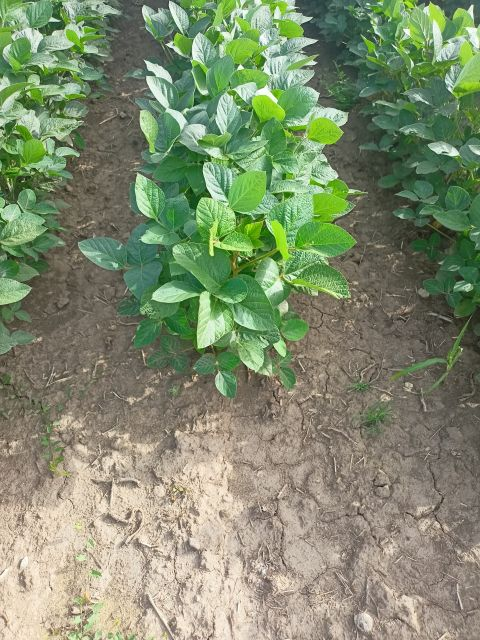
#> input picture Teams/korov_kultura/dataset/train/images/IMG20240622080645.jpg, 480 x 640 px; its folder holds only this picture in this run
$ python 3e_opencv_hsv_finalmask_multiple_colors_label_output.py
#> lines starting #> are read from the running program, lines starting #| are printed output that depends on the picture; after the words box and inside, x2 and y2 are one past the last pixel; in counts of white or black regions, pixels touching at a corner belong together
import cv2
import numpy as np
import os
import glob

image_dir = '/home/stefziv/Documents/ADOS/ADOS_2024_FORK/Teams/smeće_plast_čep/dataset/train/images/'

annotation_dir = '/home/stefziv/Documents/ADOS/ADOS_2024_FORK/Teams/smeće_plast_čep/dataset/train/labels'

os.makedirs(annotation_dir, exist_ok=True)

image_paths = glob.glob(os.path.join(image_dir, '*.*'))

color_ranges = {
    'black': ([0, 0, 0], [180, 255, 45]),
    'white': ([0, 0, 240], [180, 111, 255]),
    'red': ([159, 50, 70], [180, 255, 255]),
    'green': ([36, 50, 70], [89, 255, 255]),
    'blue': ([90, 50, 70], [128, 255, 255]),
    'yellow': ([25, 50, 70], [35, 255, 255]),
    'orange': ([9, 100, 100], [29, 255, 255])
}

# Ovaj deo koda samo za hsv, za robo izbrisati
class_map = {
    'black': 0,
    'white': 1,
    'red': 2,
    'green': 3,
    'blue': 4,
    'yellow': 5,
    'orange': 6
}

def save_yolo_annotation(image_path, boxes, image_width, image_height):
    annotation_file = os.path.splitext(os.path.basename(image_path))[0] + '.txt'
    with open(os.path.join(annotation_dir, annotation_file), 'w') as f:
        for box in boxes:
            class_idx = box[0]
            x_center = ((box[1] + box[3]) / 2.0) / image_width
            y_center = ((box[2] + box[4]) / 2.0) / image_height
            width = (box[3] - box[1]) / image_width
            height = (box[4] - box[2]) / image_height
            f.write(f"{class_idx} {x_center} {y_center} {width} {height}\n")

for image_path in image_paths:

    image = cv2.imread(image_path)
#> image is the input picture: shape (640, 480, 3); mean B, G, R 110.8, 141, 129
    if image is None:
        print(f"Failed to load image {image_path}")
        continue

    image_height, image_width = image.shape[:2]
#> image_height = 640; image_width = 480

    gray_image = cv2.cvtColor(image, cv2.COLOR_BGR2GRAY)
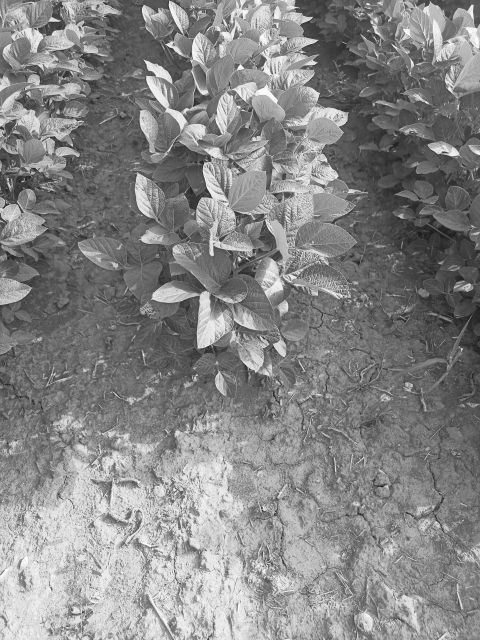
#> gray_image: shape (640, 480); min 16, max 254, mean 133.9
    img_blur = cv2.medianBlur(gray_image, 5)
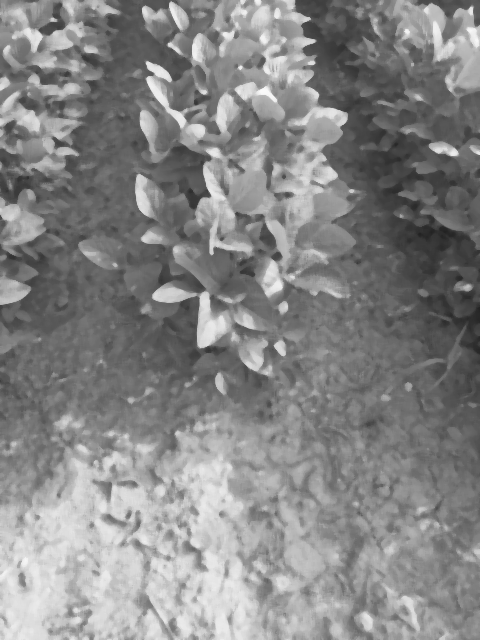
#> img_blur: shape (640, 480); min 34, max 250, mean 133.9
    circles = cv2.HoughCircles(img_blur, cv2.HOUGH_GRADIENT, 1, gray_image.shape[0]/32, param1=210, param2=42, minRadius=10, maxRadius=300)
#> circles = 51 rows, first 8: [122.5, 224.5, 162.8], [100.5, 100.5, 93.8], [350.5, 154.5, 142], [118.5, 138.5, 108.4], [332.5, 177.5, 114.6], [138.5, 187.5, 87.4], [227.5, 80.5, 78.4], [283.5, 212.5, 65.7]

    circle_mask = np.zeros_like(gray_image)

    if circles is not None:
        circles = np.round(circles[0, :]).astype("int")
#> circles = 51 rows, first 8: [122, 224, 163], [100, 100, 94], [350, 154, 142], [118, 138, 108], [332, 178, 115], [138, 188, 87], [228, 80, 78], [284, 212, 66]
        for (x, y, r) in circles:
            cv2.circle(circle_mask, (x, y), r, 255, thickness=-1)
#> this loop made 51 passes
#> (x, y, r) on passes 1 to 12: (122, 224, 163), (100, 100, 94), (350, 154, 142), (118, 138, 108), (332, 178, 115), (138, 188, 87), (228, 80, 78), (284, 212, 66), (90, 152, 92), (116, 200, 108), (166, 176, 100), (144, 108, 94)
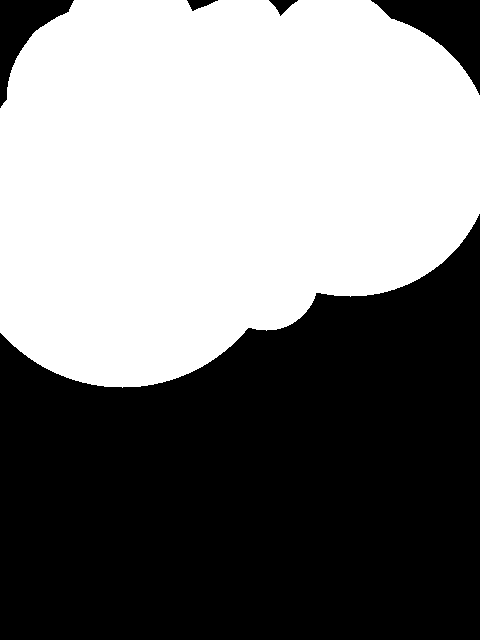
#> circle_mask: shape (640, 480); 49.4% white; 1 white region, box (x1, y1, x2, y2) and area: (0, 0, 480, 388) 151677

    hsv_image = cv2.cvtColor(image, cv2.COLOR_BGR2HSV)
#> hsv_image: shape (640, 480, 3); mean H, S, V 36.2, 68.8, 147

    boxes = []

    for color, (lower, upper) in color_ranges.items():
        lower_bound = np.array(lower, dtype=np.uint8)
        upper_bound = np.array(upper, dtype=np.uint8)
        color_mask = cv2.inRange(hsv_image, lower_bound, upper_bound)
        mask_final = cv2.bitwise_and(color_mask, circle_mask)

        kernel = np.ones((5, 5), np.uint8)
        mask_final = cv2.morphologyEx(mask_final, cv2.MORPH_CLOSE, kernel)
        mask_final = cv2.morphologyEx(mask_final, cv2.MORPH_OPEN, kernel)

        num_labels, labels_im = cv2.connectedComponents(mask_final)

        for i in range(1, num_labels):
            points = np.argwhere(labels_im == i)
            x_min, y_min = points.min(axis=0)
            x_max, y_max = points.max(axis=0)
            boxes.append((class_map[color], x_min, y_min, x_max, y_max))
#> this loop made 7 passes
#> num_labels on passes 1 to 7: 3, 30, 1, 10, 3, 17, 1
#> pass 1, `color_mask = cv2.inRange(hsv_image, lower_bound, upper_bound)`:
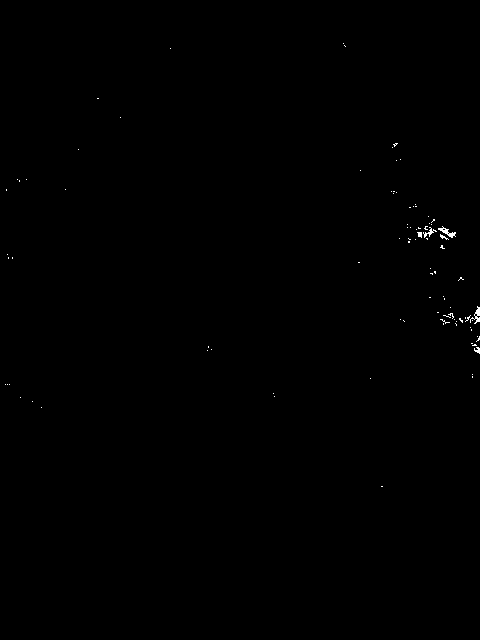
#> color_mask: shape (640, 480); 0.16% white in thin lines or dots, all inside (x1, y1, x2, y2) = (5, 43, 480, 487)
#> pass 1, `mask_final = cv2.bitwise_and(color_mask, circle_mask)`:
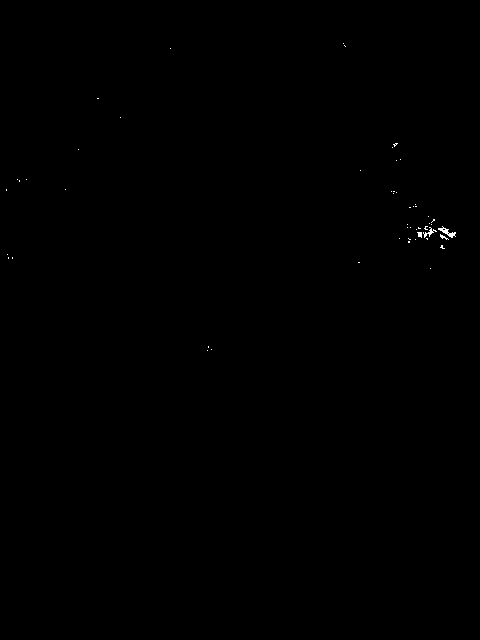
#> mask_final: shape (640, 480); 0.08% white in thin lines or dots, all inside (x1, y1, x2, y2) = (6, 43, 456, 351)
#> pass 1, `mask_final = cv2.morphologyEx(mask_final, cv2.MORPH_OPEN, kernel)`:
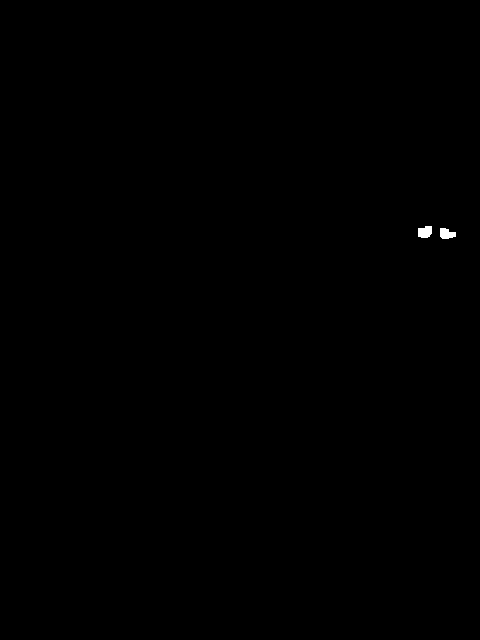
#> mask_final: shape (640, 480); 0.09% white; 2 white regions, box (x1, y1, x2, y2) and area: (418, 226, 432, 238) 142, (440, 228, 456, 239) 132
#> after the loop:
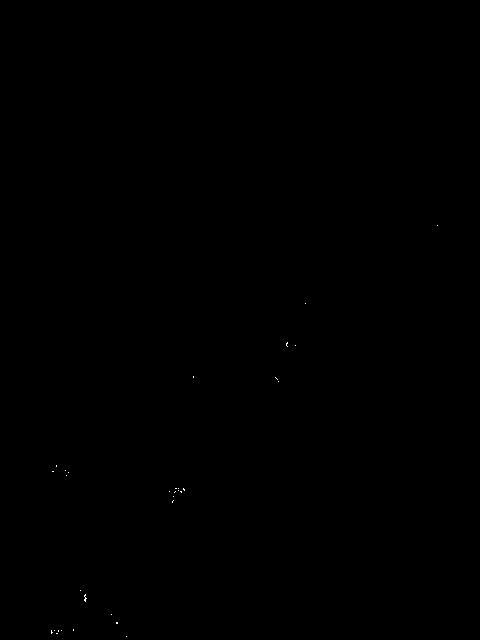
#> color_mask: shape (640, 480); 0.02% white in thin lines or dots, all inside (x1, y1, x2, y2) = (51, 225, 438, 637)
#> after the loop: mask_final: shape (640, 480); every value is 0
#> after the loop, boxes = 58 items, first 6: (0, 226, 418, 237, 431), (0, 228, 440, 238, 455), (1, 0, 236, 15, 244), (1, 0, 255, 2, 261), (1, 8, 171, 12, 175), (1, 32, 224, 37, 232)

    save_yolo_annotation(image_path, boxes, image_width, image_height)
#> the loop in save_yolo_annotation, `for box in boxes:` made 58 passes
#> (box, class_idx, x_center, y_center, width, height) on passes 1 to 12: ((0, 226, 418, 237, 431), 0, 0.482, 0.663, 0.0229, 0.0203), ((0, 228, 440, 238, 455), 0, 0.485, 0.699, 0.0208, 0.0234), ((1, 0, 236, 15, 244), 1, 0.0156, 0.375, 0.0312, 0.0125), ((1, 0, 255, 2, 261), 1, 0.00208, 0.403, 0.00417, 0.00937), ((1, 8, 171, 12, 175), 1, 0.0208, 0.27, 0.00833, 0.00625), ((1, 32, 224, 37, 232), 1, 0.0719, 0.356, 0.0104, 0.0125), ((1, 35, 261, 44, 266), 1, 0.0823, 0.412, 0.0187, 0.00781), ((1, 39, 31, 43, 37), 1, 0.0854, 0.0531, 0.00833, 0.00937), ((1, 38, 192, 59, 202), 1, 0.101, 0.308, 0.0437, 0.0156), ((1, 57, 264, 74, 283), 1, 0.136, 0.427, 0.0354, 0.0297), ((1, 67, 154, 76, 165), 1, 0.149, 0.249, 0.0187, 0.0172), ((1, 85, 151, 103, 166), 1, 0.196, 0.248, 0.0375, 0.0234)

    # [5 lines of commented-out code are left out]

cv2.destroyAllWindows()

$ run again, on Teams/korov_kultura/dataset/train/images/IMG20240622081648.jpg
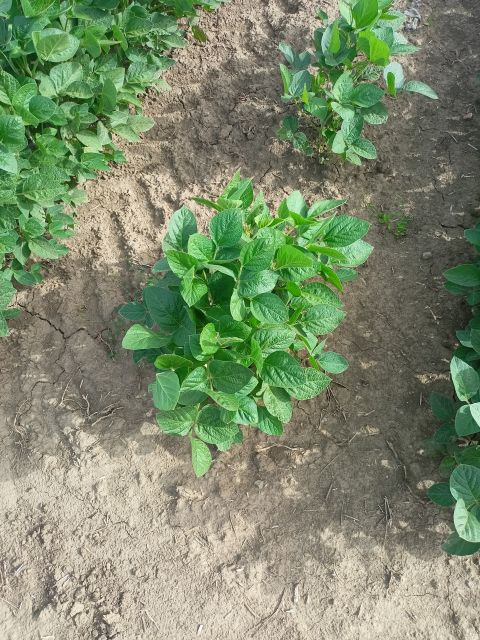
#> input picture Teams/korov_kultura/dataset/train/images/IMG20240622081648.jpg, 480 x 640 px
#> image is the input picture: shape (640, 480, 3); mean B, G, R 109.1, 139.7, 125.6
#> `circles = cv2.HoughCircles(img_blur, cv2.HOUGH_GRADIENT, 1, gray_image..`: circles = 56 rows, first 8: [204.5, 164.5, 140.1], [186.5, 139.5, 130.4], [218.5, 148.5, 122.1], [196.5, 90.5, 109.2], [145.5, 282.5, 143.1], [240.5, 149.5, 128.4], [232.5, 168.5, 127.8], [234.5, 119.5, 117.8]
#> `circles = np.round(circles[0, :]).astype("int")`: circles = 56 rows, first 8: [204, 164, 140], [186, 140, 130], [218, 148, 122], [196, 90, 109], [146, 282, 143], [240, 150, 128], [232, 168, 128], [234, 120, 118]
#> the loop `for (x, y, r) in circles:` made 56 passes
#> after the loop `for (x, y, r) in circles:`:
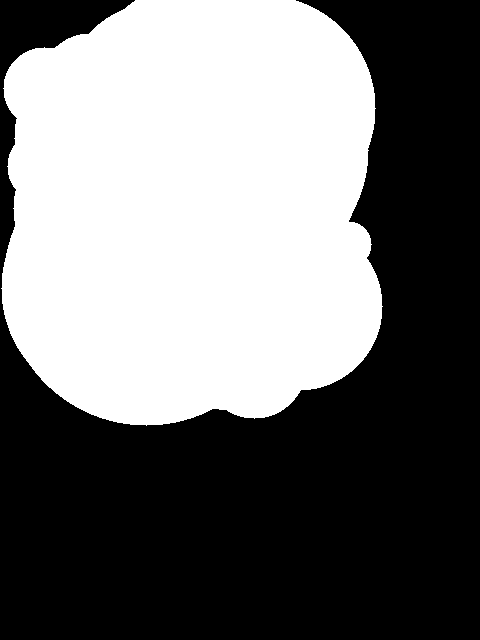
#> circle_mask: shape (640, 480); 45.3% white; 1 white region, box (x1, y1, x2, y2) and area: (1, 0, 383, 426) 139207
#> hsv_image: shape (640, 480, 3); mean H, S, V 35.2, 67.5, 144.1
#> the loop `for color, (lower, upper) in color_ranges.items():` made 7 passes
#> num_labels on passes 1 to 7: 2, 7, 1, 7, 1, 21, 1
#> pass 1, `color_mask = cv2.inRange(hsv_image, lower_bound, upper_bound)`:
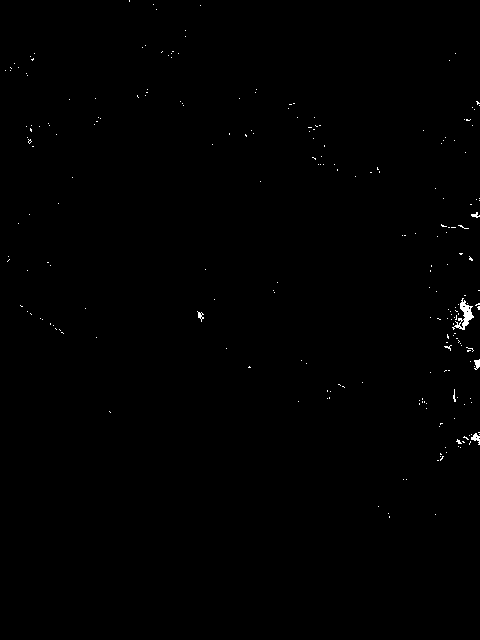
#> color_mask: shape (640, 480); 0.29% white in thin lines or dots, all inside (x1, y1, x2, y2) = (5, 0, 480, 518)
#> after the loop `for color, (lower, upper) in color_ranges.items():`: boxes = 33 items, first 6: (0, 313, 198, 317, 202), (1, 194, 183, 198, 187), (1, 196, 289, 206, 298), (1, 205, 129, 219, 140), (1, 210, 202, 215, 207), (1, 232, 130, 236, 135)
#> the loop in save_yolo_annotation, `for box in boxes:` made 33 passes
#> (box, class_idx, x_center, y_center, width, height) on passes 1 to 7: ((0, 313, 198, 317, 202), 0, 0.656, 0.312, 0.00833, 0.00625), ((1, 194, 183, 198, 187), 1, 0.408, 0.289, 0.00833, 0.00625), ((1, 196, 289, 206, 298), 1, 0.419, 0.459, 0.0208, 0.0141), ((1, 205, 129, 219, 140), 1, 0.442, 0.21, 0.0292, 0.0172), ((1, 210, 202, 215, 207), 1, 0.443, 0.32, 0.0104, 0.00781), ((1, 232, 130, 236, 135), 1, 0.487, 0.207, 0.00833, 0.00781), ((1, 242, 135, 247, 143), 1, 0.509, 0.217, 0.0104, 0.0125)
